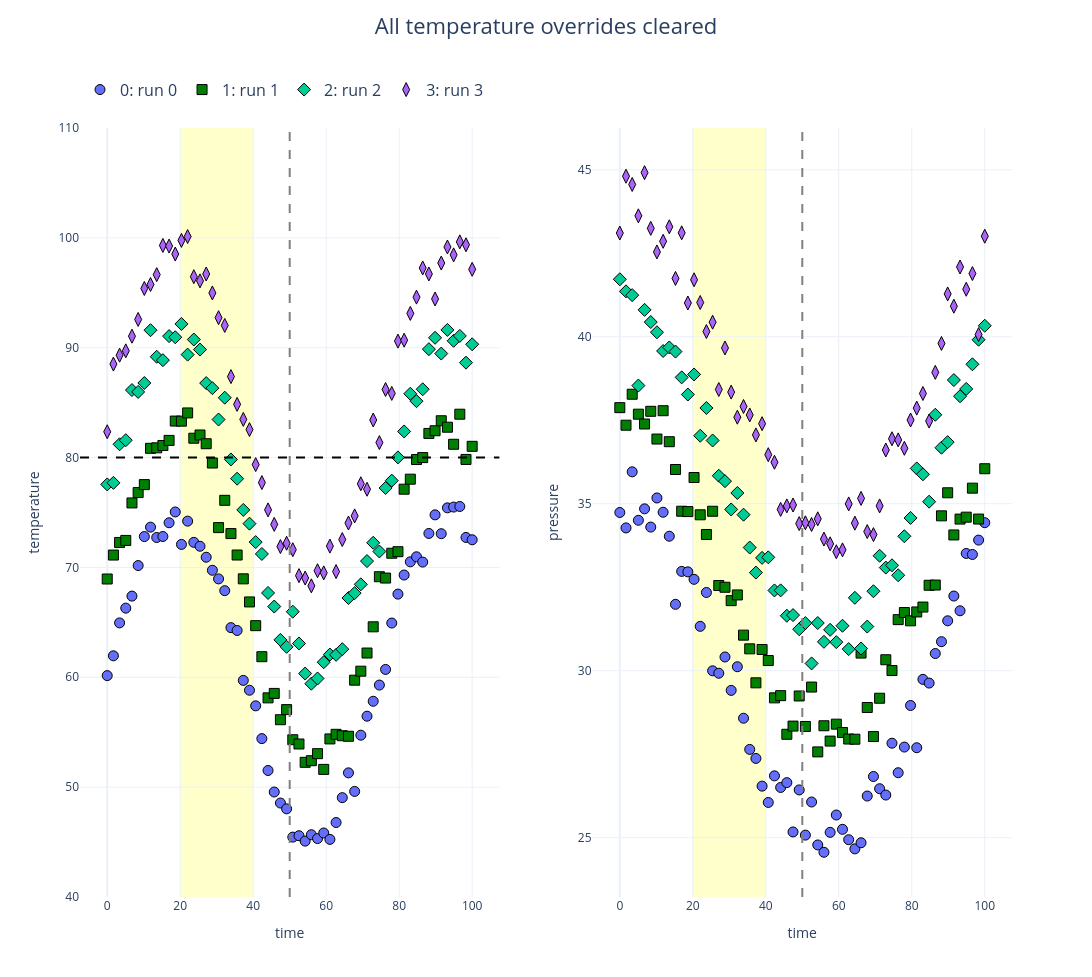

Here is the notebook cell this chart was saved with:
### Code cell
nb.clear_var_format('temperature')   # drop every override on 'temperature'
# nb.clear_var_format()              # (no arg) → drop overrides on ALL variables

nb.plot(x='time', y=['temperature', 'pressure'], suptitle='All temperature overrides cleared')
